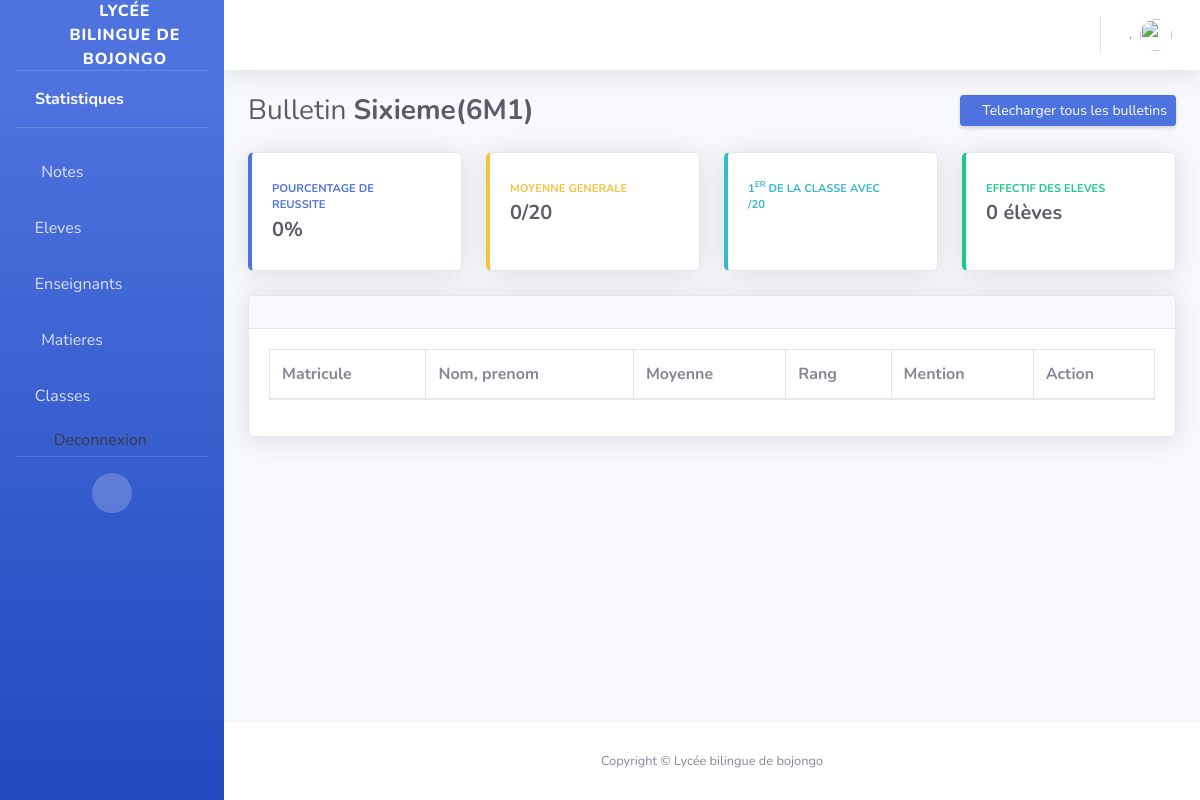
/bulletin/2/moyenne, run on an earlier commit of the app's database.
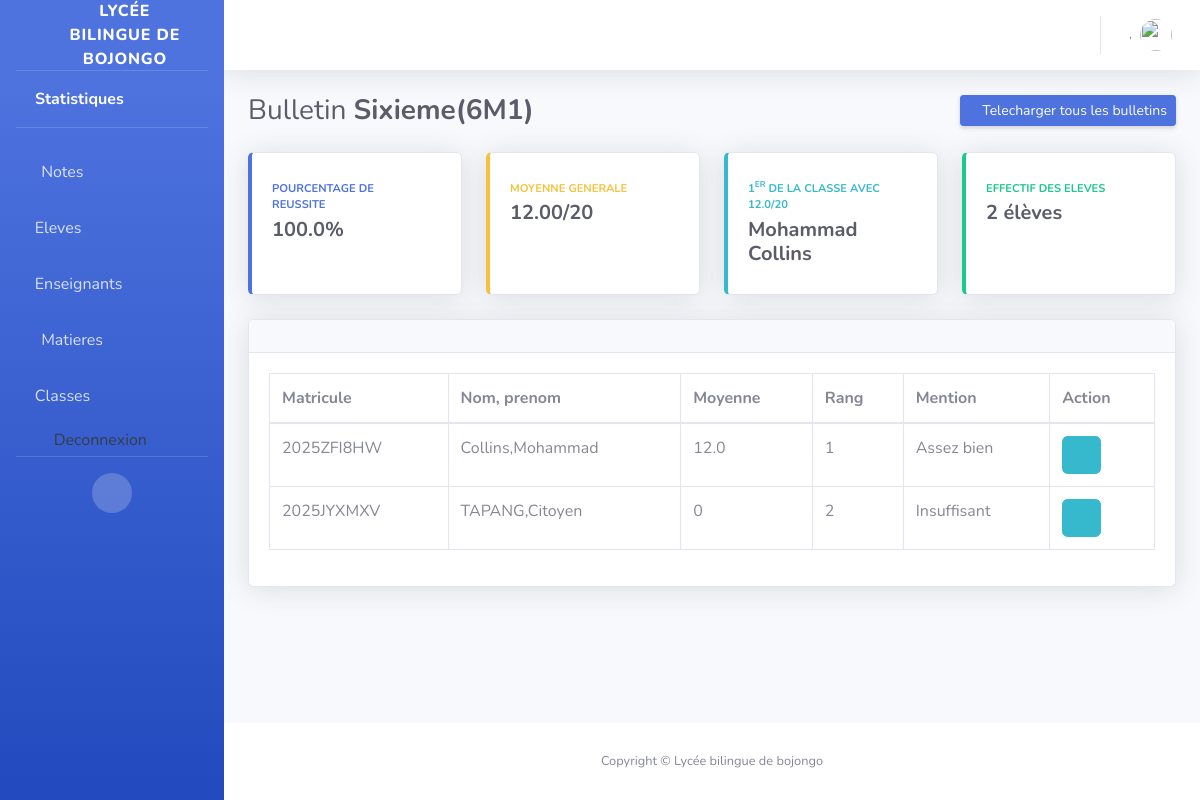
And on a later commit of the database.
### admin_site/models.py (models this page shows, shortened)
class Classe(models.Model):
    libelle = models.CharField(max_length=255)
    code = models.CharField(max_length=255, unique=True)
    class Meta:
        unique_together = ('libelle', 'code')
    @property
    def eleve(self):
        return self.eleves.count()
    @property
    def moyenne_generale(self):
        eleves = self.eleves.all()
        if not eleves.exists():
            return 0
        total_moyennes = Decimal('0')
        nb_eleves = 0
        for eleve in eleves:
            moyenne = eleve.moyenne
            if moyenne > 0:  # Ne compter que les élèves qui ont des notes
                total_moyennes += Decimal(moyenne)
                nb_eleves += 1
        if nb_eleves == 0:
            return 0
        return round(total_moyennes / nb_eleves, 2)
    @property
    def pourcentage_reussite(self):
        seuil=10
        eleves = self.eleves.all()
        if not eleves.exists():
            return 0
        nb_eleves_avec_notes = 0
        nb_reussis = 0
        for eleve in eleves:
            moyenne = eleve.moyenne
            if moyenne > 0:  # Élève ayant au moins une note
                nb_eleves_avec_notes += 1
                if moyenne >= seuil:
                    nb_reussis += 1
        if nb_eleves_avec_notes == 0:
            return 0
        return round((nb_reussis / nb_eleves_avec_notes) * 100, 2)
    @property
    def meilleur_eleve(self):
        eleves = self.eleves.all()
        if not eleves.exists():
            return None
        eleves_moyennes = []
        for eleve in eleves:
            moyenne = eleve.moyenne
            if moyenne > 0:  # Uniquement les élèves qui ont des notes
                eleves_moyennes.append({
                    'eleve': eleve,
                    'moyenne': moyenne
                })
        if not eleves_moyennes:
            return None
        eleves_moyennes.sort(key=lambda x: x['moyenne'], reverse=True)
        meilleur = eleves_moyennes[0]
        return {
            'eleve': meilleur['eleve'],
            'nom': meilleur['eleve'].user.get_full_name(),
            'moyenne': meilleur['moyenne'],
            'mention': meilleur['eleve'].mention
        }
    def __str__(self):
        return f'{self.libelle}({self.code})'

class Eleve(models.Model):
    user = models.OneToOneField(CustomUser, on_delete=models.CASCADE, related_name="eleve_profile")
    classe = models.ForeignKey(Classe, on_delete=models.CASCADE, related_name="eleves")
    date_naissance = models.DateField(blank=True, null=True)
    lieu_naissance = models.CharField(max_length=255, default='douala')
    nom_pere = models.CharField(max_length=255)
    nom_mere = models.CharField(max_length=255)
    email_parent = models.EmailField()
    phone_parent = models.CharField(max_length=200)
    password=models.CharField(max_length=200)
    sexe = models.CharField(max_length=50, choices=[
        ("Masculin", "Masculin"),
        ("Feminin", "Feminin"),
    ], default="Feminin")
    @property
    def moyenne(self):
        type_sequence=1
        notes = self.notes.filter(
            evaluation__type_evaluation=type_sequence
        ).select_related('evaluation__matiere')
        if not notes.exists():
            return 0
        total = Decimal('0')
        total_coef = 0
        total = sum([float(note.note) * note.evaluation.matiere.coefficient for note in notes])
        total_coef = sum([note.evaluation.matiere.coefficient for note in notes])
        if total_coef == 0:
            return 0
        return round(total / total_coef, 2)
    def rang(self):
        type_sequence =1
        """
        Calcule le rang d'un élève dans sa classe pour une séquence donnée
        Retourne un tuple (rang, total_eleves)
        """
        eleves_classe = self.classe.eleves.all()
        moyennes = []
        for eleve in eleves_classe:
            moyenne = eleve.moyenne
            moyennes.append({
                'eleve_id': eleve.id,
                'moyenne': moyenne
            })
        moyennes.sort(key=lambda x: x['moyenne'], reverse=True)
        rang = None
        for i, item in enumerate(moyennes, 1):
            if item['eleve_id'] == self.id:
                rang = i
                break
        return rang
    @property
    def mention(self):
        type_sequence=1
        """
        Retourne la mention selon la moyenne
        """
        moyenne = moyenne = Decimal(str(self.moyenne))
        if moyenne >= 19:
            return "Excellent"
        if moyenne >= 18:
            return "Excellent"
        elif moyenne >= 16:
            return "Très Bien"
        elif moyenne >= 14:
            return "Bien"
        elif moyenne >= 12:
            return "Assez bien"
        elif moyenne >= 10:
            return "Passable"
        elif moyenne >= 8:
            return "Mediocre"
        else:
            return "Insuffisant"
    def __str__(self):
        return f"{self.user.get_full_name()}"

class Note(models.Model):
    evaluation = models.ForeignKey(Evaluation, on_delete=models.CASCADE, related_name="notes")
    note = models.DecimalField(max_digits=5, decimal_places=2)
    eleve = models.ForeignKey(Eleve, on_delete=models.CASCADE, related_name="notes")

class Evaluation(models.Model):
    matiere = models.ForeignKey(Matiere, on_delete=models.CASCADE, related_name="evaluations")
    classe = models.ForeignKey(Classe, on_delete=models.CASCADE, related_name="evaluations")
    type_evaluation = models.CharField(max_length=50, choices=[
        ("1", "Sequence 1"),
        ("2", "Sequence 2"),
    ])
    date = models.DateField(auto_now_add=True)
    class Meta:
        unique_together = ('classe', 'matiere', 'type_evaluation')

class Matiere(models.Model):
    nom = models.CharField(max_length=100)  # Ex: Mathématiques, Physique
    coefficient = models.PositiveIntegerField(default=1)
    enseignant = models.ForeignKey(Enseignant, on_delete=models.CASCADE, null=True, blank=True, related_name='enseignant_matiere')
    classe = models.ForeignKey(Classe, on_delete=models.CASCADE, null=True, blank=True)

### auth_app/models.py (models this page shows, shortened)
class CustomUser(AbstractUser):
    ROLE_CHOICES = (
        ("eleve", "Élève"),
        ("enseignant", "Enseignant"),
        ("admin", "Administrateur"),
    )
    role = models.CharField(max_length=20, choices=ROLE_CHOICES, default='eleve')
    matricule = models.CharField(max_length=50, unique=True)

### bulletin/views.py (the view)
# urls.py: path('<int:classe_id>/moyenne', get_classe_moyenne, name='moyenne_eleve'),
def get_classe_moyenne(request, classe_id):
    classe = get_object_or_404(Classe, id=classe_id)
    eleves = Eleve.objects.filter(classe=classe_id)
    return render(request, "moyenne_eleve.html", {
        "classe": classe,
        "eleves": eleves,
    })

### bulletin/templates/moyenne_eleve.html (shortened to what this page needs)
{% extends 'base.html' %}
{% block 'content' %}
<div class="d-sm-flex align-items-center justify-content-between mb-4">
    <h1 class="h3 mb-0 text-gray-800">Bulletin <b>{{classe}}</b></h1>
    <button type="button" data-toggle="modal" data-target="#exampleModalCenter" class="d-none d-sm-inline-block btn btn-sm btn-primary shadow-sm"><i
            class="fas fa-download fa-sm text-white-50"></i> Telecharger tous les bulletins</button>
</div>
<div class="row">
    <div class="col-xl-3 col-md-6 mb-4">
        <div class="card border-left-primary shadow h-100 py-2">
            <div class="card-body">
                <div class="row no-gutters align-items-center">
                    <div class="col mr-2">
                        <div class="text-xs font-weight-bold text-primary text-uppercase mb-1">
                            Pourcentage de reussite</div>
                        <div class="h5 mb-0 font-weight-bold text-gray-800">{{classe.pourcentage_reussite}}%</div>
                    </div>
                    <div class="col-auto">
                        <i class="fas fa-calendar fa-2x text-gray-300"></i>
                    </div>
                </div>
            </div>
        </div>
    </div>
    <div class="col-xl-3 col-md-6 mb-4">
        <div class="card border-left-warning shadow h-100 py-2">
            <div class="card-body">
                <div class="row no-gutters align-items-center">
                    <div class="col mr-2">
                        <div class="text-xs font-weight-bold text-warning text-uppercase mb-1">
                            Moyenne generale</div>
                        <div class="h5 mb-0 font-weight-bold text-gray-800">{{classe.moyenne_generale}}/20</div>
                    </div>
                    <div class="col-auto">
                        <i class="fas fa-graduation-cap fa-2x text-gray-300"></i>
                    </div>
                </div>
            </div>
        </div>
    </div>
    <div class="col-xl-3 col-md-6 mb-4">
        <div class="card border-left-info shadow h-100 py-2">
            <div class="card-body">
                <div class="row no-gutters align-items-center">
                    <div class="col mr-2">
                        <div class="text-xs font-weight-bold text-info text-uppercase mb-1">1<sup>er</sup> de la classe avec {{classe.meilleur_eleve.moyenne}}/20
                        </div>
                        <div class="row no-gutters align-items-center">
                            <div class="col-auto">
                        <div class="h5 mb-0 mr-3 font-weight-bold text-gray-800">{{classe.meilleur_eleve.eleve}}</div>
                            </div>
                        </div>
                    </div>
                    <div class="col-auto">
                        <i class="fas fa-user-graduate fa-2x text-gray-300"></i>
                    </div>
                </div>
            </div>
        </div>
    </div>
    <div class="col-xl-3 col-md-6 mb-4">
        <div class="card border-left-success shadow h-100 py-2">
            <div class="card-body">
                <div class="row no-gutters align-items-center">
                    <div class="col mr-2">
                        <div class="text-xs font-weight-bold text-success text-uppercase mb-1">
                            Effectif des eleves</div>
                        <div class="h5 mb-0 font-weight-bold text-gray-800">{{classe.eleve}} élèves</div>
                    </div>
                    <div class="col-auto">
                        <i class="fas fa-users fa-2x text-gray-300"></i>
                    </div>
                </div>
            </div>
        </div>
    </div>
</div>
<div class="card shadow mb-4">
    <div class="card-header py-3">
    </div>
    <div class="card-body">
        <div class="table-responsive">
            <table class="table table-bordered" id="dataTable" width="100%" cellspacing="0">
                <thead>
                    <tr>
                        <th>Matricule</th>
                        <th>Nom, prenom</th>
                        <th>Moyenne</th>
                        <th>Rang</th>
                        <th>Mention</th>
                        <th>Action</th>
                    </tr>
                </thead>
                <tbody>
                    {% for eleve in eleves %}
                    <tr>
                        <td>{{eleve.user.matricule}}</td>
                        <td>{{eleve.user.last_name}},{{eleve.user.first_name}}</td>
                        <td>{{eleve.moyenne}}</td>
                        <td>{{eleve.rang}}</td>
                        <td>{{eleve.mention}}</td>
                        <td>
                            <a href="{% url 'download_bul_student' eleve.id %}" class="btn btn-info"><i class="fas fa-download"></i></a>
                        </td>
                    </tr>
                    {% endfor %}
                </tbody>
            </table>
        </div>
    </div>
</div>
{% endblock %}

### admin_site/templates/base.html (shortened to what this page needs)
{% load static %}
<!DOCTYPE html>
<html lang="en">
<head>
    <link href="{% static 'vendor/fontawesome-free/css/all.min.css' %}" rel="stylesheet" type="text/css">
    <link href="{% static 'css/sb-admin-2.min.css' %}" rel="stylesheet">
    <link href="{% static 'vendor/datatables/dataTables.bootstrap4.min.css' %}" rel="stylesheet">
</head>
<body id="page-top">
    <div id="wrapper">
        {% include "includes/sidebar.html" %}
        <div id="content-wrapper" class="d-flex flex-column">
            {% include "includes/topbar.html" %}
            <div class="container-fluid">
{% block 'content' %}
{% endblock  %}
            </div>
        </div>
        {% include "includes/footer.html" %}
    </div>
    </div>
</body>
</html>

### admin_site/templates/includes/sidebar.html
{% load static %}
<ul class="navbar-nav bg-gradient-primary sidebar sidebar-dark accordion" id="accordionSidebar">
    <a class="sidebar-brand d-flex align-items-center justify-content-center" href="{% url 'bulletin' %}">
        <div class="sidebar-brand-icon">
            <i class="fas fa-university"></i>
        </div>
        <div class="sidebar-brand-text mx-3">Lycée bilingue de bojongo</div>
    </a>
    <hr class="sidebar-divider my-0">
    {% if user.role == 'enseignant' %}
    <li class="nav-item">
        <a class="nav-link" href="{% url 'list_note' %}">
            <i class="fas fa-fw fa-chart-area"></i>
            Notes</a>
    </li>
    <li class="nav-item">
        <a class="dropdown-item" href="{% url 'logout' %}">
            <i class="fas fa-sign-out-alt fa-sm fa-fw mr-2 text-gray-400"></i>
            Deconnexion
        </a>
    </li>
    {% else %}
    <li class="nav-item active" active>
        <a class="nav-link" href="{% url 'bulletin' %}">
            <i class="fas fa-scroll"></i>
            Statistiques</a>
    </li>
    <hr class="sidebar-divider">
    <li class="nav-item">
        <a class="nav-link" href="{% url 'list_note' %}">
            <i class="fas fa-fw fa-chart-area"></i>
            Notes</a>
    </li>
    <li class="nav-item">
        <a class="nav-link" href="{% url 'list_eleve' %}">
            <i class="fas fa-user-graduate"></i>
            Eleves</a>
    </li>
    <li class="nav-item">
        <a class="nav-link" href="{% url 'list_enseignant' %}">
            <i class="fas fa-users"></i>
            Enseignants</a>
    </li>
    <li class="nav-item">
        <a class="nav-link" href="{% url 'list_matiere' %}">
            <i class="fas fa-fw fa-table"></i>
            Matieres</a>
    </li>
    <li class="nav-item">
        <a class="nav-link" href="{% url 'list_classe' %}">
            <i class="fas fa-chalkboard-teacher"></i>
            Classes</a>
    </li>
    <li class="nav-item">
        <a class="dropdown-item" href="{% url 'logout' %}">
            <i class="fas fa-sign-out-alt fa-sm fa-fw mr-2 text-gray-400"></i>
            Deconnexion
        </a>
    </li>
    {% endif %}
    <hr class="sidebar-divider d-none d-md-block">
    <div class="text-center d-none d-md-inline">
        <button class="rounded-circle border-0" id="sidebarToggle"></button>
    </div>
</ul>

### admin_site/templates/includes/topbar.html (shortened to what this page needs)
{% load static %}
<div id="content">
    <nav class="navbar navbar-expand navbar-light bg-white topbar mb-4 static-top shadow">
        <ul class="navbar-nav ml-auto">
            <li class="nav-item dropdown no-arrow">
                <a class="nav-link dropdown-toggle" href="#" id="userDropdown" role="button" data-toggle="dropdown"
                    aria-haspopup="true" aria-expanded="false">
                    <span class="mr-2 d-none d-lg-inline text-gray-600 small">{{user.first_name}},{{user.last_name}}</span>
                    <img class="img-profile rounded-circle" src="{% static 'img/undraw_profile.svg' %}">
                </a>
            </li>
        </ul>
    </nav>

### admin_site/templates/includes/footer.html
  <footer class="sticky-footer bg-white">
                <div class="container my-auto">
                    <div class="copyright text-center my-auto">
                        <span>Copyright &copy; Lycée bilingue de bojongo</span>
                    </div>
                </div>
            </footer>

What changed in the data, as far as the page shows it:
shown differently, row unchanged: Classe "Sixieme(6M1)": pourcentage_reussite "0" → "100.0"; moyenne_generale "0" → "12.00"; meilleur_eleve.moyenne (not shown) → "12.0"; meilleur_eleve.eleve (not shown) → "Mohammad Collins"; eleve "0" → "2"
added Eleve: user.matricule "2025ZFI8HW", user.last_name "Collins", user.first_name "Mohammad", moyenne "12.0", rang "1", mention "Assez bien"
added Eleve: user.matricule "2025JYXMXV", user.last_name "TAPANG", user.first_name "Citoyen", moyenne "0", rang "2", mention "Insuffisant"
